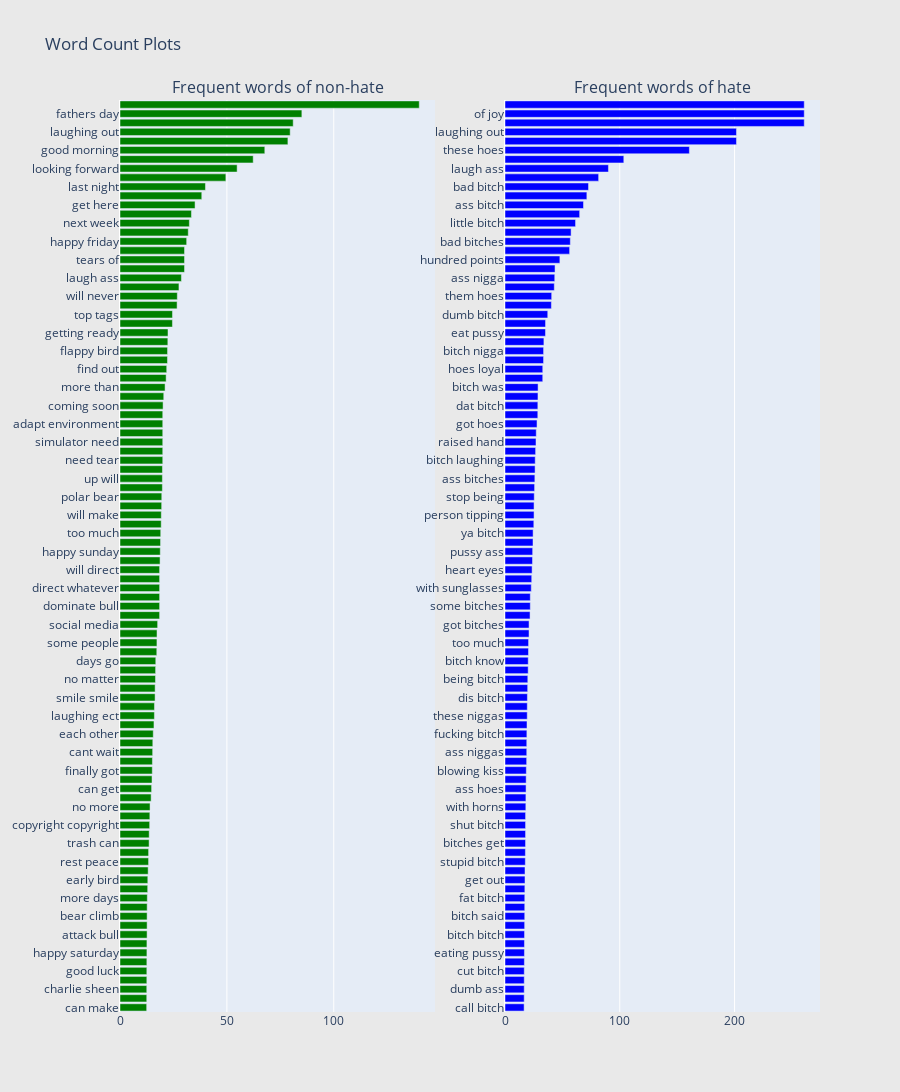

The cell this chart's notebook holds for it:
### Code cell
#only 2
fig = subplots.make_subplots(rows=1, cols=2, vertical_spacing=0.04,
                          subplot_titles=["Frequent words of non-hate", 
                                          "Frequent words of hate"])
fig.append_trace(trace0, 1, 1)
fig.append_trace(trace1, 1, 2)
fig['layout'].update(height=1200, width=900, paper_bgcolor='rgb(233,233,233)', title="Word Count Plots")
py.iplot(fig, filename='word-plots')

### Figure 1 — Plotly figure (JSON) as saved in the notebook; plotly's stock layout.template omitted (floating-point values rounded to 4 significant figures)
{"data": [{"marker": {"color": "green"}, "orientation": "h", "showlegend": false, "type": "bar", "x": [12.48, 12.52, 12.52, 12.55, 12.55, 12.57, 12.59, 12.6, 12.67, 12.68, 12.68, 12.71, 12.78, 12.95, 13.01, 13.17, 13.37, 13.38, 13.61, 13.65, 13.88, 13.96, 14.06, 14.56, 14.79, 14.98, 15.1, 15.17, 15.28, 15.35, 15.56, 15.89, 16.1, 16.12, 16.41, 16.43, 16.6, 16.66, 16.74, 17.21, 17.28, 17.32, 17.61, 18.53, 18.53, 18.53, 18.53, 18.53, 18.53, 18.74, 18.84, 18.97, 19.05, 19.27, 19.32, 19.5, 19.54, 19.82, 19.83, 19.85, 20.0, 20.0, 20.0, 20.0, 20.0, 20.0, 20.15, 20.47, 21.08, 21.58, 21.85, 22.21, 22.24, 22.38, 22.46, 24.54, 24.55, 26.71, 26.81, 27.58, 28.73, 30.18, 30.18, 30.18, 31.19, 31.93, 32.45, 33.41, 35.11, 38.25, 39.98, 49.52, 54.79, 62.31, 67.74, 78.55, 79.61, 81.02, 85.08, 140.0], "xaxis": "x", "y": ["can make", "laughing ected", "charlie sheen", "come out", "good luck", "did know", "happy saturday", "thank god", "attack bull", "climb racing", "bear climb", "very sad", "more days", "can help", "early bird", "th bihday", "rest peace", "very happy", "trash can", "well done", "copyright copyright", "smiling with", "no more", "was trash", "can get", "great day", "finally got", "good night", "cant wait", "charlie crist", "each other", "less than", "laughing ect", "music song", "smile smile", "god bless", "no matter", "next year", "days go", "charlie brown", "some people", "ice cream", "social media", "bull will", "dominate bull", "bull up", "direct whatever", "will dominate", "will direct", "better than", "happy sunday", "out there", "too much", "tear city", "will make", "days until", "polar bear", "want do", "up will", "whatever want", "need tear", "need adapt", "simulator need", "environment need", "adapt environment", "gorilla simulator", "coming soon", "year old", "more than", "happy weekend", "find out", "laughing erience", "flappy bird", "best friend", "getting ready", "thank you", "top tags", "wait see", "will never", "first time", "laugh ass", "with tears", "tears of", "of joy", "happy friday", "gbp get", "next week", "right now", "get here", "cannot believe", "last night", "check out", "looking forward", "happy bihday", "good morning", "happy fathers", "laughing out", "out loud", "fathers day", "cannot wait"], "yaxis": "y"}, {"marker": {"color": "blue"}, "orientation": "h", "showlegend": false, "type": "bar", "x": [16.65, 16.73, 16.75, 16.77, 16.79, 16.89, 16.94, 16.95, 17.02, 17.13, 17.2, 17.22, 17.24, 17.31, 17.43, 17.44, 17.71, 17.77, 17.9, 17.91, 17.91, 17.93, 18.16, 18.22, 18.35, 18.43, 18.59, 18.87, 18.96, 18.97, 19.06, 19.19, 19.38, 19.42, 19.52, 19.76, 19.87, 20.19, 20.25, 20.46, 20.54, 20.94, 20.96, 21.82, 22.03, 22.03, 22.9, 23.28, 23.61, 23.97, 24.11, 24.42, 24.48, 25.11, 25.31, 25.31, 25.48, 25.78, 26.02, 26.21, 26.33, 26.67, 27.01, 27.23, 27.9, 28.58, 28.62, 28.74, 28.82, 32.88, 32.89, 33.59, 33.62, 33.9, 35.27, 35.32, 37.25, 40.41, 40.67, 42.94, 43.34, 43.59, 47.8, 56.3, 56.92, 57.58, 61.47, 65.04, 68.38, 71.32, 72.78, 81.58, 90.12, 103.5, 160.6, 201.7, 201.7, 260.7, 260.7, 260.7], "xaxis": "x2", "y": ["call bitch", "crying with", "dumb ass", "love these", "cut bitch", "can get", "eating pussy", "side bitch", "bitch bitch", "no more", "bitch said", "no hoes", "fat bitch", "white bitch", "get out", "bitch im", "stupid bitch", "ugly bitch", "bitches get", "will never", "shut bitch", "more than", "with horns", "last night", "ass hoes", "raising hands", "blowing kiss", "right pussy", "ass niggas", "bitch look", "fucking bitch", "hate bitches", "these niggas", "happy birthday", "dis bitch", "clapping hands", "being bitch", "bitch fuck", "bitch know", "hoe with", "too much", "hoe ass", "got bitches", "bitch no", "some bitches", "bitch will", "with sunglasses", "son bitch", "heart eyes", "with tongue", "pussy ass", "with heart", "ya bitch", "bitches love", "person tipping", "tipping hand", "stop being", "out bitch", "ass bitches", "some hoes", "bitch laughing", "victory hand", "raised hand", "some pussy", "got hoes", "ok hand", "dat bitch", "bitch get", "bitch was", "them bitches", "hoes loyal", "joy loudly", "bitch nigga", "bitch with", "eat pussy", "bitch got", "dumb bitch", "no bitch", "them hoes", "lil bitch", "ass nigga", "white trash", "hundred points", "smiling with", "bad bitches", "fuck bitch", "little bitch", "yo bitch", "ass bitch", "bitch ass", "bad bitch", "loudly crying", "laugh ass", "these bitches", "these hoes", "out loud", "laughing out", "tears of", "of joy", "with tears"], "yaxis": "y2"}], "layout": {"annotations": [{"font": {"size": 16}, "showarrow": false, "text": "Frequent words of non-hate", "x": 0.225, "xanchor": "center", "xref": "paper", "y": 1, "yanchor": "bottom", "yref": "paper"}, {"font": {"size": 16}, "showarrow": false, "text": "Frequent words of hate", "x": 0.775, "xanchor": "center", "xref": "paper", "y": 1, "yanchor": "bottom", "yref": "paper"}], "height": 1200, "paper_bgcolor": "rgb(233,233,233)", "title": {"text": "Word Count Plots"}, "width": 900, "xaxis": {"anchor": "y", "domain": [0, 0.45]}, "xaxis2": {"anchor": "y2", "domain": [0.55, 1]}, "yaxis": {"anchor": "x", "domain": [0, 1]}, "yaxis2": {"anchor": "x2", "domain": [0, 1]}}}
